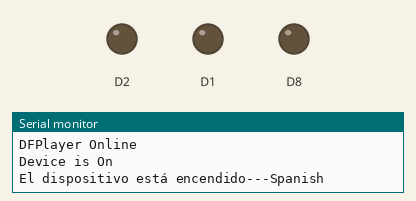
Recording of a sketch running on a simulated ESP8266 (NodeMCU). Parts: output pins drawn as LEDs (lit = HIGH), the last lines printed to the serial monitor. WiFi joins after 1.5 s; servers stay silent unless stated; the audio player accepts every command and is not drawn.

Above: at 3.3 s.
At 6.6 s:
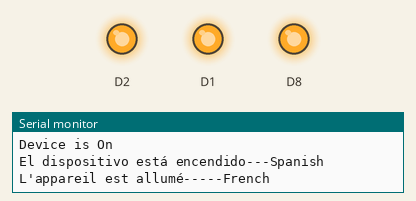
At 13.6 s:
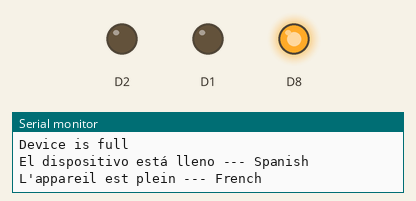
At 20.7 s:
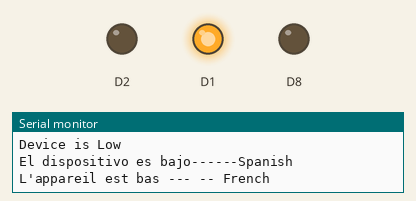
Timing chart, 0 to 30.2 s (numbered marks = the images above):
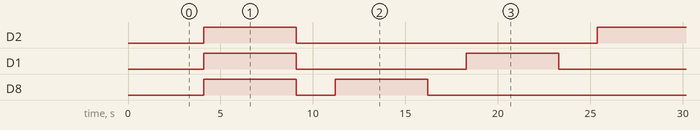

Measured:
- by itself, D2: alternates HIGH for 5.0 s and LOW for 16.3 s, 4 changes in all, then stays LOW
- by itself, D1: alternates HIGH for 5.0 s and LOW for 9.2 s, 4 changes in all, then stays LOW
- by itself, D8: alternates HIGH for 5.0 s and LOW for 2.1 s, 4 changes in all, then stays LOW

The sketch:

TestingAudioCodeWithFirebase3.ino
```cpp
#include <ESP8266WiFi.h>
#include <FirebaseArduino.h>
#include "Arduino.h"
#include "SoftwareSerial.h"
#include "DFRobotDFPlayerMini.h"

SoftwareSerial mySoftwareSerial(D3,D4);
DFRobotDFPlayerMini myDFPlayer;


#define FIREBASE_HOST "remotesensingapp.firebaseio.com"
#define FIREBASE_AUTH "NMXI9EPJ28tjhbZL8gIg0s4SQV5SHm38KOruVYyw"
#define WIFI_SSID "Peter Hotspot"
#define WIFI_PASSWORD "Walquis1220"
String DEVICE_ID = "1";
String Position = "NA";


void setup() {

  // connect to wifi.
  WiFi.begin(WIFI_SSID, WIFI_PASSWORD);
  Serial.print("connecting");
  while (WiFi.status() != WL_CONNECTED) {
    Serial.print(".");
    delay(500);
  }
  Serial.println();
  Serial.print("connected to the IP : ");
  Serial.println(WiFi.localIP());

  Firebase.begin(FIREBASE_HOST, FIREBASE_AUTH);  // Firebase Connection

  // RGB Leds Connection
  pinMode(D2, OUTPUT);  // R
  pinMode(D8, OUTPUT);  // G//T
  pinMode(D1, OUTPUT);  // B//d1
  //pinMode(D8, OUTPUT);  //W


  digitalWrite(D2,LOW);
  digitalWrite(D8,LOW);
  digitalWrite(D8,LOW);
  //digitalWrite(D8, LOW);


 //SD card Player Initilization

  Serial.begin(115200);
  mySoftwareSerial.begin(9600);  // Used for Communication With the SD CardReader
  Serial.println();
  Serial.println("DFRobotPlayerMini Demo");
  Serial.println("Initiliazation DFPlayer ..... May take 2 to 3 minutes");
  delay(500);
  if (!myDFPlayer.begin(mySoftwareSerial))
      {
        Serial.println("Unable to begin DFPlayer............... Please Check Connections.  or Insert SD card");
        Serial.println("2.Please insert the SD card!");
      }

   Serial.println("DFPlayer Online");
   myDFPlayer.volume(30);         // Setting Volume


}

void loop()
{
 String voice_arr[] = {"Device is full","Device is half","Device is Low","El dispositivo está lleno","El dispositivo está encendido","El dispositivo está vacío","L'appareil est plein","L'appareil est allumé","L'appareil est bas","Device Empty","Dispositivo vacío","Appareil vide"};
 //-----------------Device on
 Serial.println("Device is On");
 Position = voice_arr[1];
 delay(100);
 myDFPlayer.play(4);
 delay(100);
 sendMessage(Position);

 Serial.println("El dispositivo está encendido---Spanish");
 Position = voice_arr[4];
 delay(100);
 myDFPlayer.play(5);
 delay(100);
 sendMessage(Position);

 Serial.println("L'appareil est allumé-----French");
 Position = voice_arr[7];
 delay(100);
 myDFPlayer.play(6);
 delay(100);
 sendMessage(Position);
 Led_Signal(1,1,1);

 //--------------------------------Device is full
 Serial.println("Device is full");
 Position = voice_arr[0];
 delay(100);
 myDFPlayer.play(1);
 delay(100);
 sendMessage(Position);

 Serial.println("El dispositivo está lleno --- Spanish");
 Position = voice_arr[3];
 delay(100);
 myDFPlayer.play(2);
 delay(100);
 sendMessage(Position);

 Serial.println("L'appareil est plein --- French");
 Position = voice_arr[6];
 delay(100);
 myDFPlayer.play(3);
 delay(100);
 sendMessage(Position);

 Led_Signal(0,1,0);


 //-----------Device is Low

 Serial.println("Device is Low");
 Position = voice_arr[2];
 delay(100);
 myDFPlayer.play(7);  //Play the second mp3
 delay(100);
 sendMessage(Position);

Serial.println("El dispositivo es bajo------Spanish");
 Position = voice_arr[5];
 delay(100);
 myDFPlayer.play(8);  //Play the second mp3
 delay(100);
 sendMessage(Position);

 Serial.println("L'appareil est bas --- -- French");
 Position = voice_arr[8];
 delay(100);
 myDFPlayer.play(9);  //Play the second mp3
 delay(100);
 sendMessage(Position);
 Led_Signal(0,0,1);


//------------------------Device Empty
 Serial.println("Device Empty");
 Position = voice_arr[9];
 delay(100);
 myDFPlayer.play(10);  //Play the second mp3
 delay(100);
 sendMessage(Position);

 Serial.println("Dispositivo vacío -----Spanish");
 Position = voice_arr[10];
 delay(100);
 myDFPlayer.play(11);  //Play the second mp3
 delay(100);
 sendMessage(Position);

 Serial.println(" Appareil vide--- -- French");
 Position = voice_arr[11];
 delay(100);
 myDFPlayer.play(12);  //Play the second mp3
 delay(100);
 sendMessage(Position);

 Led_Signal(1,0,0);

 delay(120000);

}


void sendMessage(String noti)
{

     String msg_data = noti;
     String path = "/Users/"+ DEVICE_ID+"/latest";
     Firebase.setString(path, msg_data);
     path = "/Users/"+ DEVICE_ID+"/messages";
     Firebase.pushString( path, msg_data);
     if (Firebase.failed())
    {
        Serial.print("Sending message failed of Device On Audio File:");
        Serial.println(Firebase.error());
        return;
    }


}


 void Led_Signal(bool R, bool G, bool B)
  {


    digitalWrite(D2, R);
    digitalWrite(D8, G);
    digitalWrite(D1, B);
   // digitalWrite(D8, W);

    delay(5000);
    digitalWrite(D2, LOW);
    digitalWrite(D8, LOW);
    digitalWrite(D1, LOW);
   // digitalWrite(D1, LOW);

    delay(500);

  }
```
